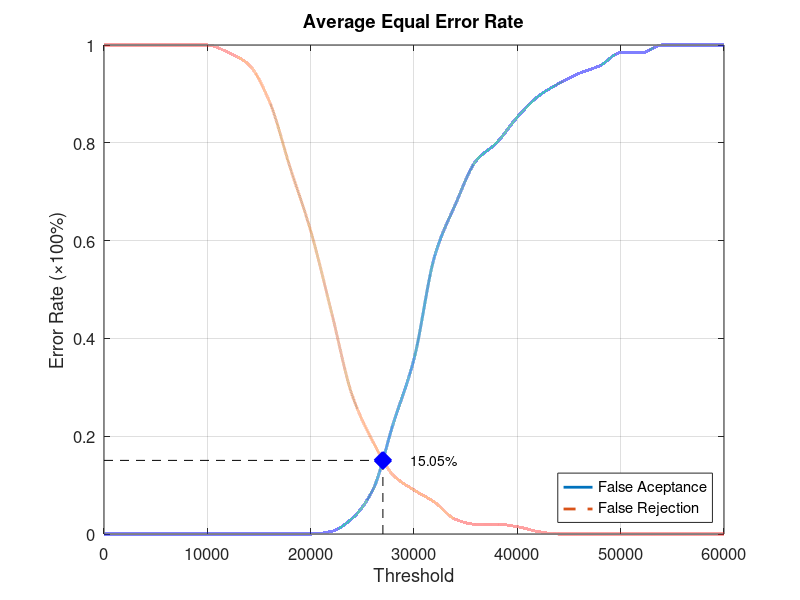
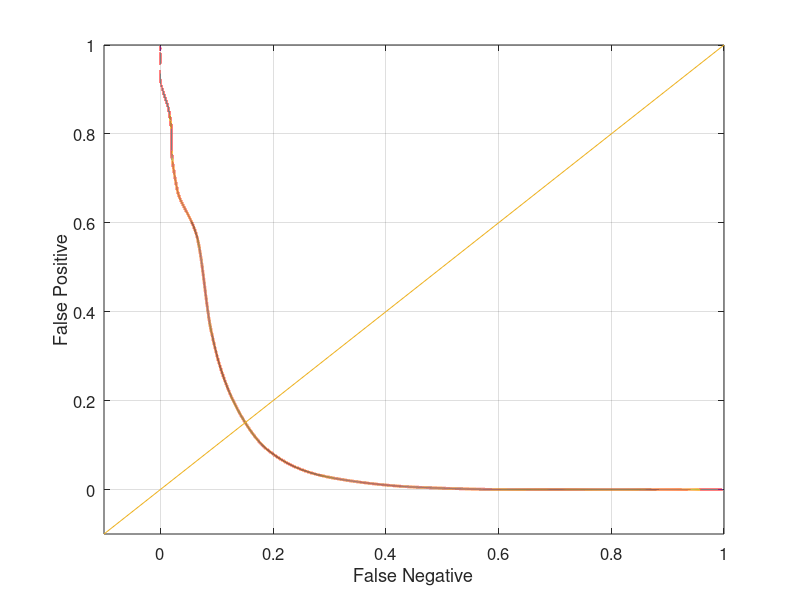

Write the MATLAB code that produced these figures, in order.
function yEER = Database4_4
close all;
clear;
clc;
x = 0:2000:60000;
xq = 0:0.5:60000;

y0 = [0 0 0 0 0 0 0 0 0 0 0 0.00526316 0.0315789 0.0894737 0.226316 0.357895 0.568421 0.673684 0.763158 0.8 0.852632 0.894737 0.921053 0.942105 0.957895 0.984211 0.984211 1 1 1 1];
yy0 = interp1(x, y0, xq, 'pchip');
y1 = [1 1 1 1 1 1 0.985 0.96 0.885 0.75 0.62 0.455 0.285 0.19 0.12 0.09 0.065 0.03 0.02 0.02 0.015 0.005 0 0 0 0 0 0 0 0 0];
yy1 = interp1(x, y1, xq, 'pchip');

% Calculating EER: 
y2 = abs(y0 - y1);
find(y2 == min(y2))
yy2 = abs(yy0 - yy1);
xEER = find(yy2 == min(yy2));
xEERIndex = xq(xEER) % X-axis EER
yEER = yy0(xEER) % Y-axis EER

main = figure
plot(xq, yy0,'-','LineWidth', 2);	hold on
plot(xq, yy1,'--','LineWidth', 2);	hold on
plot([xEERIndex xEERIndex], [0 yEER], 'k--');	hold on
plot([0 xEERIndex], [yEER yEER], 'k--');	hold on
plot(xEERIndex, yEER, 'bx', 'LineWidth', 10);	hold on
text(xEERIndex + 10 * xEERIndex / 100, yEER, [num2str(round((10000 * yEER)) / 100) '%'])
legend('False Aceptance', 'False Rejection', 'Location', 'SouthEast')
xlabel('Threshold')
ylabel('Error Rate (\times100%)')
title('Average Equal Error Rate')
set(gca, 'FontSize', 12)
axis([0 60000 0 1])
grid on

print(main, 'Database4_4Main', '-dpng');
FNRxFPR = figure('Color', [1 1 1]);
plot(yy1, yy0, '-', yy1, yy0, 'LineWidth', 2);
hold on
y = -0.1:0.1:1
plot(y, y); 
set(gca, 'FontSize', 12)
xlabel('False Negative')
ylabel('False Positive')
axis([-0.1 1 -0.1 1])
set(gca, 'FontSize', 12)
grid on

print(FNRxFPR, 'Database4_4FNRxFPR','-dpng');
end
